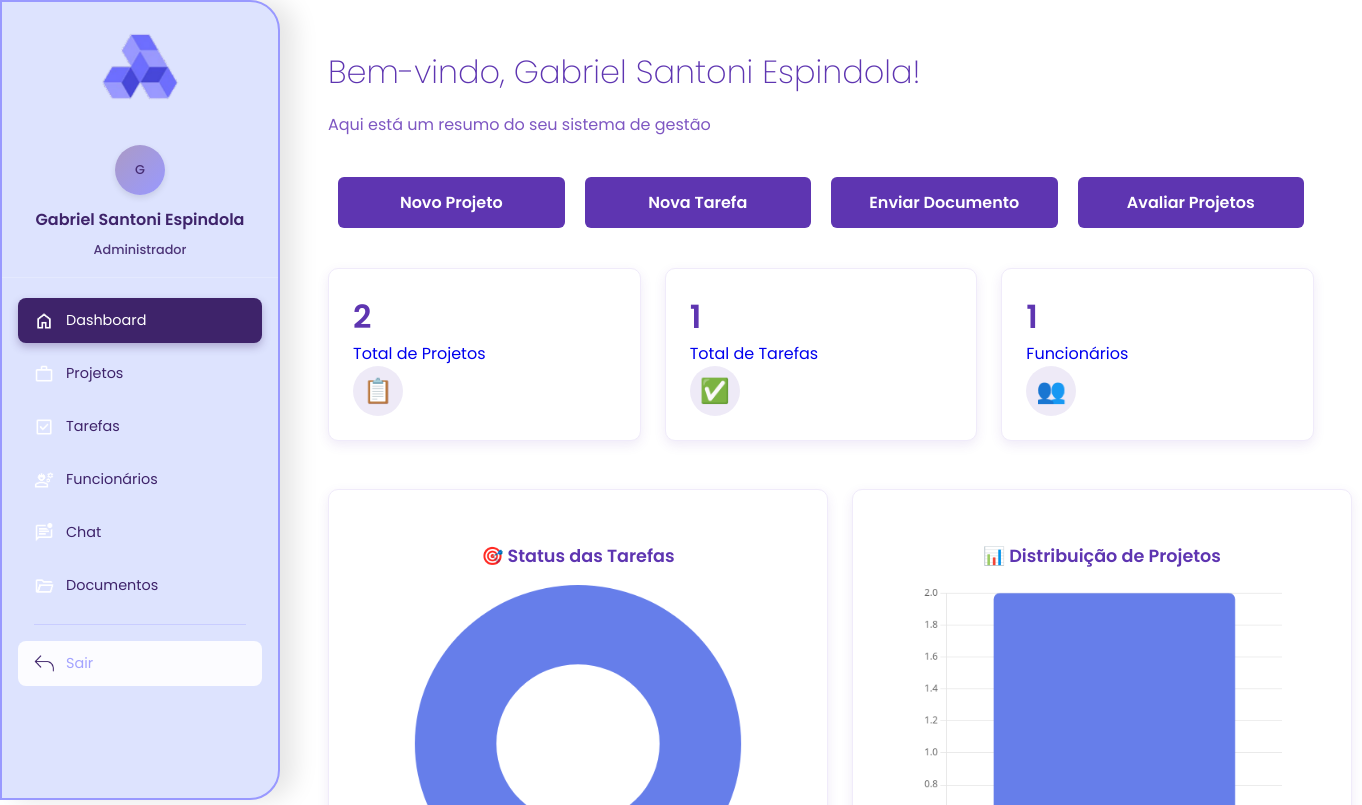
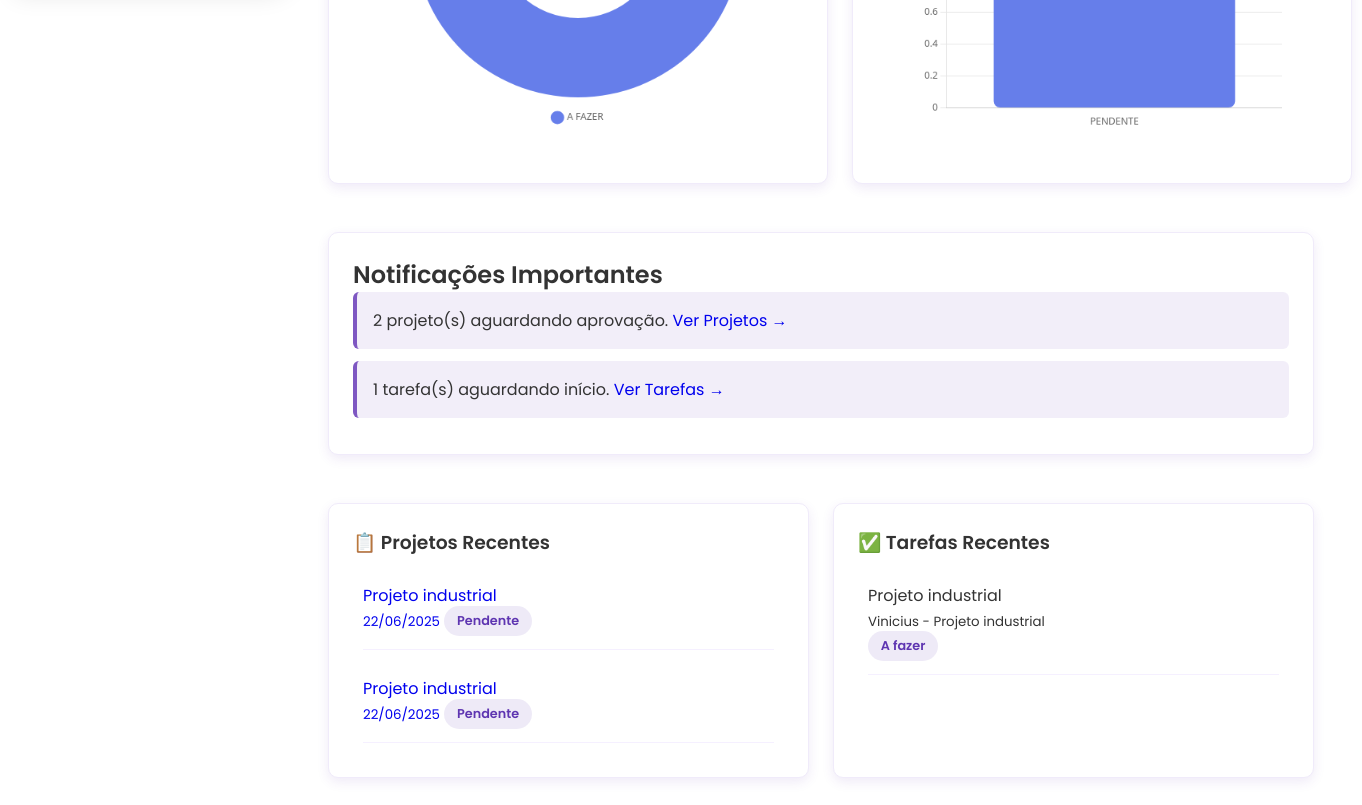
The app's page /gestor/dashboard_gestor.php (signed in), older data (2 pictures, top to bottom).
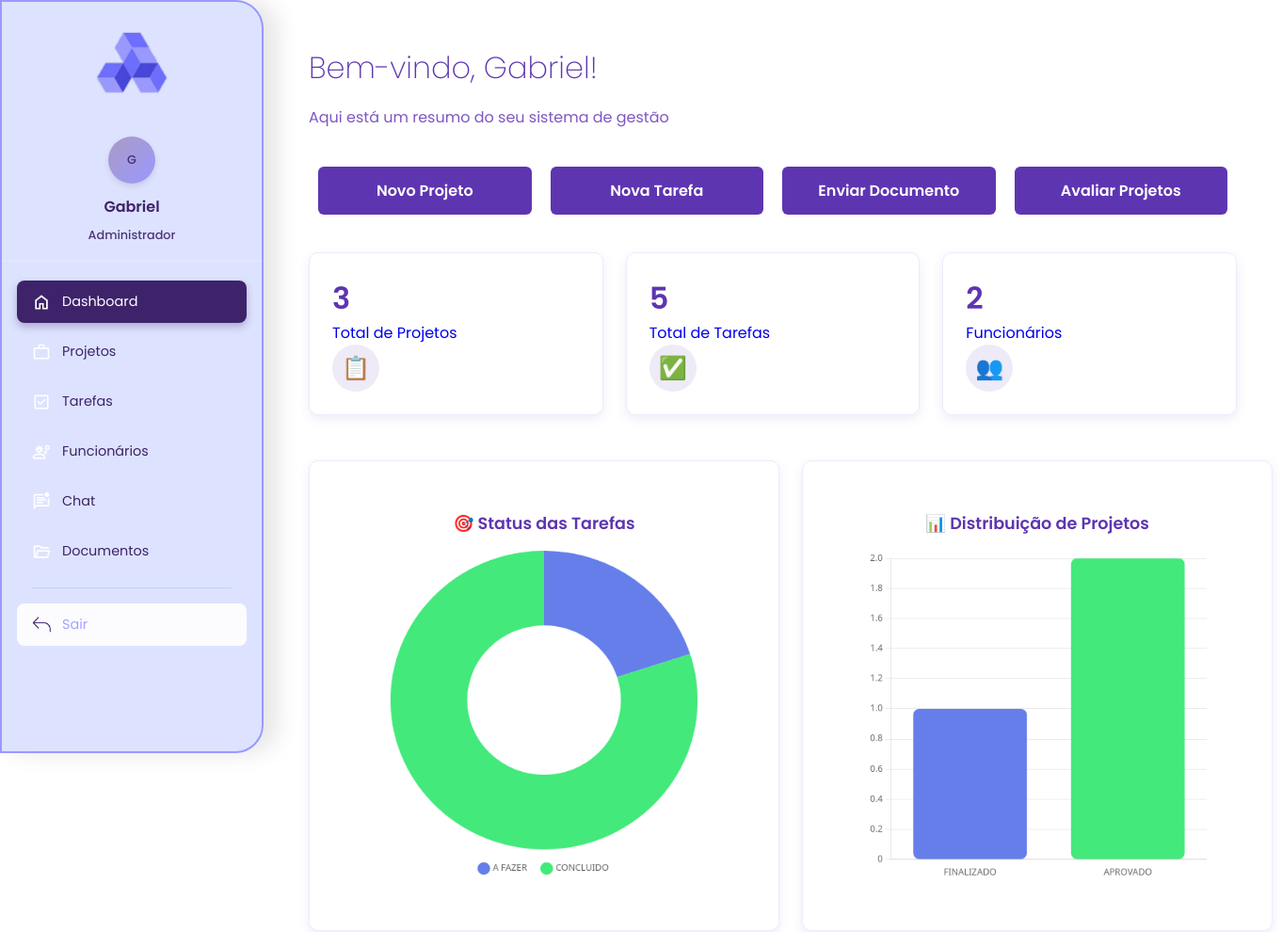
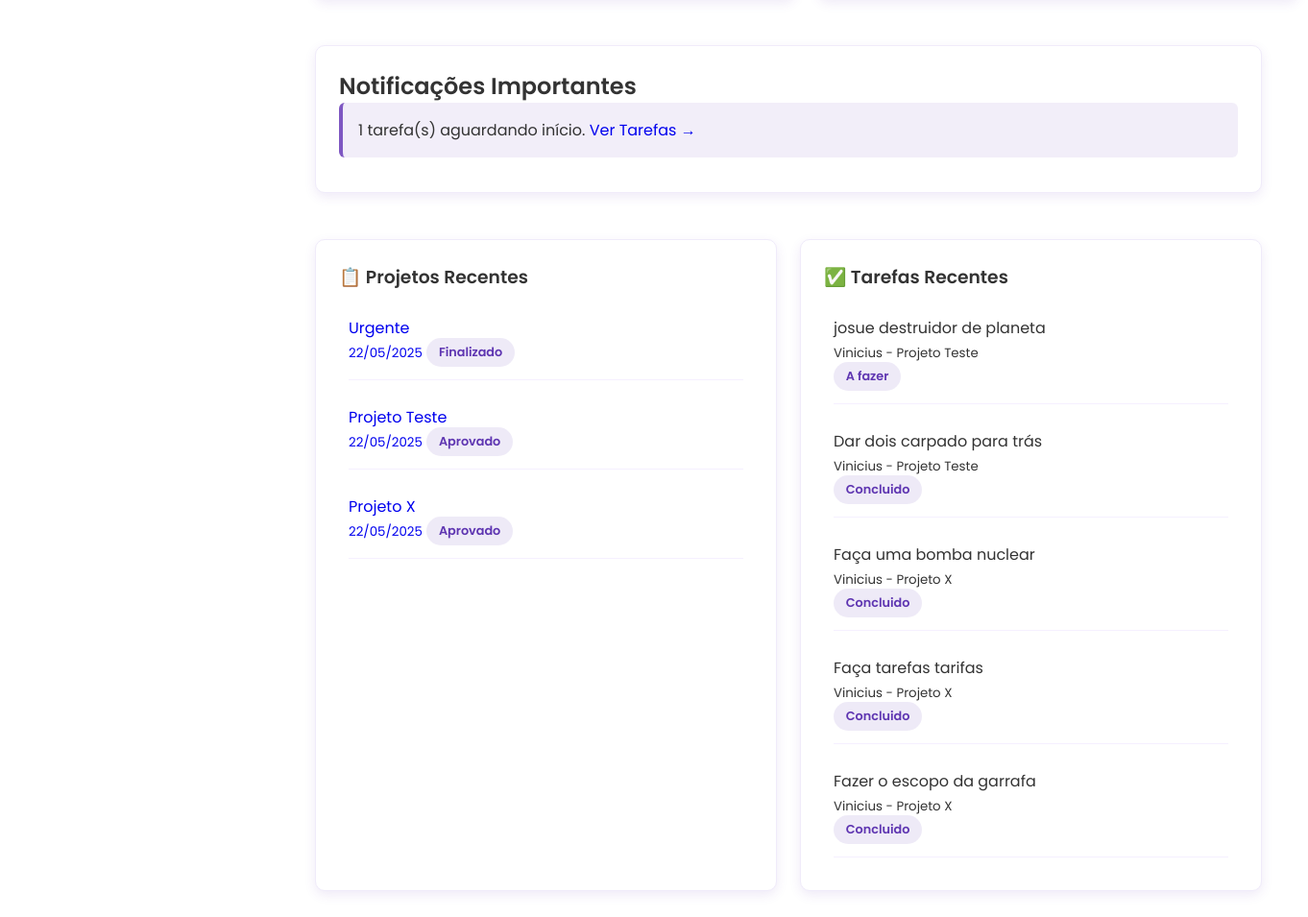
The same page, newer data (2 pictures, top to bottom).
### tables this page shows
CREATE TABLE `projetos` (
  `id` int(11) NOT NULL,
  `titulo` varchar(150) NOT NULL,
  `descricao` text DEFAULT NULL,
  `status` enum('em_andamento','finalizado','aprovado','ajustes') DEFAULT 'em_andamento',
  `cliente_id` int(11) DEFAULT NULL,
  `criado_em` datetime DEFAULT current_timestamp()
);

CREATE TABLE `tarefas` (
  `id` int(11) NOT NULL,
  `titulo` varchar(100) NOT NULL,
  `descricao` text DEFAULT NULL,
  `status` enum('a_fazer','em_progresso','concluido') DEFAULT 'a_fazer',
  `projeto_id` int(11) DEFAULT NULL,
  `funcionario_id` int(11) DEFAULT NULL,
  `criado_em` datetime DEFAULT current_timestamp()
);

CREATE TABLE `usuarios` (
  `id` int(11) NOT NULL,
  `nome` varchar(100) NOT NULL,
  `email` varchar(100) NOT NULL,
  `senha` varchar(255) NOT NULL,
  `tipo` enum('cliente','funcionario','admin') NOT NULL,
  `criado_em` datetime DEFAULT current_timestamp()
);

### gestor/dashboard_gestor.php (the view, shortened to what this page needs)
<?php
include '../conexao.php';
class DashboardData
{
    private $conn;
    public function __construct($connection)
    {
        $this->conn = $connection;
    }
    public function getProjectsData()
{
    $query = "SELECT status, COUNT(*) AS total FROM projetos WHERE status IN ('pendente', 'aprovado', 'em_andamento', 'finalizado', 'ajustes') GROUP BY status";
    $result = $this->conn->query($query);
    $data = [];
    while ($row = $result->fetch_assoc()) {
        $data[$row['status']] = $row['total'];
    }
    return $data;
}
    public function getTasksData()
    {
        $query = "SELECT status, COUNT(*) AS total FROM tarefas GROUP BY status";
        $result = $this->conn->query($query);
        $data = [];
        while ($row = $result->fetch_assoc()) {
            $data[$row['status']] = $row['total'];
        }
        return $data;
    }
    public function getUserCounts()
    {
        $funcionarios = $this->conn->query("SELECT COUNT(*) AS total FROM usuarios WHERE tipo = 'funcionario'")->fetch_assoc()['total'];
        $clientes = $this->conn->query("SELECT COUNT(*) AS total FROM usuarios WHERE tipo = 'cliente'")->fetch_assoc()['total'];
        return ['funcionarios' => $funcionarios, 'clientes' => $clientes];
    }
    public function getNotifications()
    {
        $projPendentes = $this->conn->query("SELECT COUNT(*) AS total FROM projetos WHERE status = 'pendente'")->fetch_assoc()['total'] ?? 0;
        $tarefasUrgentes = $this->conn->query("SELECT COUNT(*) AS total FROM tarefas WHERE status = 'a_fazer'")->fetch_assoc()['total'] ?? 0;
        $novosDocs = $this->conn->query("SELECT COUNT(*) AS total FROM uploads WHERE enviado_em >= NOW() - INTERVAL 3 DAY")->fetch_assoc()['total'] ?? 0;
        return [
            'projetos_pendentes' => $projPendentes,
            'tarefas_urgentes' => $tarefasUrgentes,
            'novos_documentos' => $novosDocs
        ];
    }
    public function getRecentProjects($limit = 5)
    {
        $query = "SELECT id, titulo, status, criado_em FROM projetos ORDER BY criado_em DESC LIMIT ?";
        $stmt = $this->conn->prepare($query);
        $stmt->bind_param("i", $limit);
        $stmt->execute();
        return $stmt->get_result();
    }
    public function getRecentTasks($limit = 5)
    {
        $query = "
            SELECT t.id, t.titulo, t.status, u.nome AS funcionario, p.titulo AS projeto
            FROM tarefas t
            LEFT JOIN usuarios u ON t.funcionario_id = u.id
            LEFT JOIN projetos p ON t.projeto_id = p.id
            ORDER BY t.criado_em DESC LIMIT ?
        ";
        $stmt = $this->conn->prepare($query);
        $stmt->bind_param("i", $limit);
        $stmt->execute();
        return $stmt->get_result();
    }
}
$dashboard = new DashboardData($conn);
$dadosProjetos = $dashboard->getProjectsData();
$dadosTarefas = $dashboard->getTasksData();
$dadosUsuarios = $dashboard->getUserCounts();
$notificacoes = $dashboard->getNotifications();
$projetosRecentes = $dashboard->getRecentProjects();
$tarefasRecentes = $dashboard->getRecentTasks();
?>
<!DOCTYPE html>
<html lang="pt-BR">
<head>
    <link rel="stylesheet" href="css/gestor.css">
</head>
<body>
        <?php include 'sidebar.php'; ?>
    <main class="main-content">
        <div class="header">
            <h1>Bem-vindo, <?= htmlspecialchars($_SESSION['usuario_nome']) ?>!</h1>
            <p>Aqui está um resumo do seu sistema de gestão</p>
        </div>
        <div class="quick-actions">
            <div class="action-grid">
                <a href="projetos/criar_projeto.php" class="action-btn">
                    Novo Projeto
                </a>
                <a href="tarefas/criar_tarefa.php" class="action-btn">
                    Nova Tarefa
                </a>
                <a href="documentos/enviar_documento.php" class="action-btn">
                    Enviar Documento
                </a>
                <a href="projetos/avaliar_projetos.php" class="action-btn">
                    Avaliar Projetos
                </a>
            </div>
        </div>
        <div class="stats-grid">
            <a href="projetos/listar_projetos.php" class="stat-card">
                <div class="stat-header">
                    <div>
                        <div class="stat-number"><?= array_sum($dadosProjetos) ?></div>
                        <div class="stat-label">Total de Projetos</div>
                    </div>
                    <div class="stat-icon projects">📋</div>
                </div>
            </a>
            <a href="tarefas/listar_tarefas.php" class="stat-card">
                <div class="stat-header">
                    <div>
                        <div class="stat-number"><?= array_sum($dadosTarefas) ?></div>
                        <div class="stat-label">Total de Tarefas</div>
                    </div>
                    <div class="stat-icon tasks">✅</div>
                </div>
            </a>
            <a href="usuarios/funcionarios.php" class="stat-card">
                <div class="stat-header">
                    <div>
                        <div class="stat-number"><?= $dadosUsuarios['funcionarios'] ?></div>
                        <div class="stat-label">Funcionários</div>
                    </div>
                    <div class="stat-icon users">👥</div>
                </div>
            </a>
        </div>
        <div class="charts-grid">
            <div class="chart-card">
                <h3>🎯 Status das Tarefas</h3>
                <canvas id="statusTarefasChart"></canvas>
            </div>
            <div class="chart-card">
                <h3>📊 Distribuição de Projetos</h3>
                <canvas id="statusProjetosChart"></canvas>
            </div>
        </div>
        <?php if ($notificacoes['projetos_pendentes'] > 0 || $notificacoes['tarefas_urgentes'] > 0 || $notificacoes['novos_documentos'] > 0): ?>
            <div class="notifications">
                <h2>Notificações Importantes</h2>
                <?php if ($notificacoes['projetos_pendentes'] > 0): ?>
                    <div class="notification-item urgent">
                        <span><strong><?= $notificacoes['projetos_pendentes'] ?></strong> projeto(s) aguardando
                            aprovação.</span>
                        <a href="projetos/listar_projetos.php?status=pendente" class="notification-link">Ver Projetos →</a>
                    </div>
                <?php endif; ?>
                <?php if ($notificacoes['tarefas_urgentes'] > 0): ?>
                    <div class="notification-item">
                        <span><strong><?= $notificacoes['tarefas_urgentes'] ?></strong> tarefa(s) aguardando início.</span>
                        <a href="tarefas/listar_tarefas.php?status=a_fazer" class="notification-link">Ver Tarefas →</a>
                    </div>
                <?php endif; ?>
            </div>
        <?php endif; ?>
        <div class="recent-grid">
            <div class="recent-section">
                <h3>📋 Projetos Recentes</h3>
                <?php while ($projeto = $projetosRecentes->fetch_assoc()): ?>
                    <div class="recent-item">
                    <a href="projetos/listar_projetos.php?id=<?= $projeto['id'] ?>">
                            <strong><?= htmlspecialchars($projeto['titulo']) ?></strong>
                            <br><small><?= date('d/m/Y', strtotime($projeto['criado_em'])) ?></small>
                       <span class="status-badge <?= $projeto['status'] ?>"><?= ucfirst(str_replace('_', ' ', $projeto['status'])) ?></span>
                    </a>
                </div>
                <?php endwhile; ?>
            </div>
            <div class="recent-section">
                <h3>✅ Tarefas Recentes</h3>
                <?php while ($tarefa = $tarefasRecentes->fetch_assoc()): ?>
                    <div class="recent-item">
                        <div>
                            <strong><?= htmlspecialchars($tarefa['titulo']) ?></strong>
                            <br><small><?= htmlspecialchars($tarefa['funcionario'] ?? 'Não atribuído') ?> -
                                <?= htmlspecialchars($tarefa['projeto'] ?? 'Sem projeto') ?></small>
                        </div>
                        <span
                            class="status-badge <?= $tarefa['status'] ?>"><?= ucfirst(str_replace('_', ' ', $tarefa['status'])) ?></span>
                    </div>
                <?php endwhile; ?>
            </div>
        </div>
    </main>
</body>
</html>

### gestor/sidebar.php (shortened to what this page needs)
<?php
function getUserTypeName($type)
{
    $types = [
        'admin' => 'Administrador',
        'funcionario' => 'Funcionário',
        'cliente' => 'Cliente'
    ];
    return $types[$type] ?? 'Usuário';
}
function getCurrentDepth()
{
    $currentPath = $_SERVER['REQUEST_URI'];
    $pathParts = explode('/', trim($currentPath, '/'));
    $pathParts = array_filter($pathParts);
    $augebitIndex = array_search('augebit', $pathParts);
    if ($augebitIndex !== false) {
        return count($pathParts) - $augebitIndex - 1;
    }
    return 0;
}
$depth = getCurrentDepth();
$basePath = str_repeat('../', $depth) . 'augebit/gestor/';
$assetsPath = str_repeat('../', $depth) . 'augebit/assets/';
$navigation = [
    'all' => [
        [
            'icon' => 'icones/Dashboard.png',
            'label' => 'Dashboard',
            'url' => $basePath . 'dashboard_gestor.php',
            'active' => basename($_SERVER['PHP_SELF']) === 'dashboard_gestor.php'
        ],
        [
            'icon' => 'icones/projetos.png',
            'label' => 'Projetos',
            'url' => $basePath . 'projetos/listar_projetos.php',
            'active' => strpos($_SERVER['PHP_SELF'], 'projetos') !== false
        ],
        [
            'icon' => 'icones/NovaTarefa.png',
            'label' => 'Tarefas',
            'url' => $basePath . 'tarefas/tarefas.php',
            'active' => strpos($_SERVER['PHP_SELF'], 'tarefas') !== false
        ],
        [
            'icon' => 'icones/funcionarios.png',
            'label' => 'Funcionários',
            'url' => $basePath . 'usuarios/funcionarios.php',
            'active' => strpos($_SERVER['PHP_SELF'], 'funcionarios') !== false
        ],
        [
            'icon' => 'icones/chat.png',
            'label' => 'Chat',
            'url' => $basePath . 'chat.php',
            'active' => basename($_SERVER['PHP_SELF']) === 'chat.php'
        ],
        [
            'icon' => 'icones/documentos.png',
            'label' => 'Documentos',
            'url' => $basePath . 'documentos/visualizar_documentos.php',
            'active' => strpos($_SERVER['PHP_SELF'], 'documentos') !== false
        ]
    ],
];
$userType = $_SESSION['usuario_tipo'] ?? 'cliente';
$navItems = array_merge(
    $navigation['all'] ?? [],
    $navigation[$userType] ?? []
);
?>
<nav class="sidebar" id="sidebar">
    <div class="logo">
        <img src="<?= $assetsPath ?>img/augebit.logo.png" alt="Logo" class="logo-img">
    </div>
    <div class="user-info">
        <div class="user-avatar">
            <span><?= strtoupper(substr($_SESSION['usuario_nome'] ?? 'U', 0, 1)) ?></span>
        </div>
        <h3><?= htmlspecialchars($_SESSION['usuario_nome'] ?? 'Usuário') ?></h3>
        <span><?= getUserTypeName($userType) ?></span>
    </div>
    <ul class="nav-menu">
        <?php foreach ($navItems as $item): ?>
            <li class="nav-item">
                <a href="<?= htmlspecialchars($item['url']) ?>" class="nav-link <?= $item['active'] ? 'active' : '' ?>"
                    title="<?= htmlspecialchars($item['label']) ?>" data-url="<?= htmlspecialchars($item['url']) ?>">
                    <span class="nav-icon">
                        <img src="<?= $assetsPath ?>img/<?= $item['icon'] ?>" alt="<?= htmlspecialchars($item['label']) ?>"
                            onerror="this.src='<?= $assetsPath ?>img/icones/default.png'">
                    </span>
                    <span class="nav-text"><?= htmlspecialchars($item['label']) ?></span>
                </a>
            </li>
        <?php endforeach; ?>
        <li class="nav-item nav-separator">
            <hr>
        </li>
        <li class="nav-item">
            <a href="<?= str_repeat('../', $depth) ?>augebit/index.php" class="nav-link nav-logout"
                title="Sair do Sistema">
                <span class="nav-icon">
                    <img src="<?= $assetsPath ?>img/icones/sair.png" alt="Sair"
                        onerror="this.src='<?= $assetsPath ?>img/sair.png'">
                </span>
                <span class="nav-text">Sair</span>
            </a>
        </li>
    </ul>
</nav>

### gestor/css/gestor.css (style rules this page uses)
* { margin: 0; padding: 0; box-sizing: border-box; font-family: 'Poppins', sans-serif; font-weight: 450; }
a { text-decoration: none; }
body { background-color: #ffffff; color: #333333; }
h1, h2, h3, h4 { font-weight: 600; font-family:'Poppins' }
.sidebar { position: fixed; top: 0; left: 0; bottom: 0; width: 280px; background: #5e35b1; color: white; padding: 1.5rem 0; overflow-y: auto; z-index: 1000; }
.main-content { margin-left: 280px; padding: 3rem; min-height: 100vh; background-color: #ffffff; }
.header h1 { color: #5e35b1; font-size: 2rem; margin-bottom: 1rem; font-family: 'Poppins'; font-weight: 200; }
.header p { color: #7e57c2; font-size: 1rem; margin-bottom: 20px; }
.stats-grid { display: grid; grid-template-columns: repeat(3, 1fr); gap: 1.5rem; margin-bottom: 3rem; }
.stat-card { background: #ffffff; border-radius: 10px; padding: 1.5rem; box-shadow: 0 4px 12px rgba(94, 53, 177, 0.1); border: 1px solid #f0ebfa; transition: all 0.3s ease; }
.stat-number { font-size: 2rem; color: #5e35b1; font-weight: bold; }
.stat-icon { background: rgba(94, 53, 177, 0.1); color: #5e35b1; width: 50px; height: 50px; border-radius: 50%; display: flex; align-items: center; justify-content: center; font-size: 1.5rem; }
.charts-grid { display: grid; grid-template-columns: repeat(3, 1fr); gap: 1.5rem; margin-bottom: 3rem; }
.chart-card { background: #ffffff; border-radius: 10px; padding: 1.5rem; box-shadow: 0 4px 12px rgba(94, 53, 177, 0.1); border: 1px solid #f0ebfa; width: 500px; height: 500px; min-height: 320px; display: flex; flex-direction: column; align-items: center; justify-content: center; }
.chart-card h3 { color: #5e35b1; margin-bottom: 1rem; font-size: 1.1rem; }
.chart-card canvas { height: 350px !important; width: 80% !important; }
.notifications { background: #ffffff; border-radius: 10px; padding: 1.5rem; margin-bottom: 3rem; box-shadow: 0 4px 12px rgba(94, 53, 177, 0.1); border: 1px solid #f0ebfa; }
.notification-item { background: rgba(126, 87, 194, 0.1); border-left: 4px solid #7e57c2; padding: 1rem; margin-bottom: 0.75rem; border-radius: 6px; }
.recent-grid { display: grid; grid-template-columns: repeat(2, 1fr); gap: 1.5rem; margin-bottom: 3rem; }
.recent-section { background: #ffffff; border-radius: 10px; padding: 1.5rem; box-shadow: 0 4px 12px rgba(94, 53, 177, 0.1); border: 1px solid #f0ebfa; }
.recent-item { padding: 1rem 0; margin: 10px; border-bottom: 1px solid #f5f0ff; }
.status-badge { background: rgba(94, 53, 177, 0.1); color: #5e35b1; padding: 0.4rem 0.8rem; border-radius: 20px; font-size: 0.8rem; font-weight: 600; }
.action-grid { display: flex; margin: 30px 0px; }
.action-btn { background: #5e35b1; color: white; border: none; padding: 0.8rem 1rem; width: 300px; margin: 10px; border-radius: 6px; text-align: center; font-weight: 600; transition: all 0.3s; text-decoration: none; display: block; }

Row changes from the older to the newer data that the page shows:
removed tarefas: titulo "Projeto industrial", funcionario.nome "Vinicius", projeto.titulo "Projeto industrial", status "A fazer"
added projetos: titulo "Urgente", criado_em "22/05/2025", status "Finalizado"
changed projetos: titulo "Projeto industrial" → "Projeto Teste"; criado_em "22/06/2025" → "22/05/2025"; status "Pendente" → "Aprovado"
changed projetos: titulo "Projeto industrial" → "Projeto X"; criado_em "22/06/2025" → "22/05/2025"; status "Pendente" → "Aprovado"
added tarefas: titulo "josue destruidor de planeta", funcionario.nome "Vinicius", projeto.titulo "Projeto Teste", status "A fazer"
added tarefas: titulo "Dar dois carpado para trás", funcionario.nome "Vinicius", projeto.titulo "Projeto Teste", status "Concluido"
added tarefas: titulo "Faça uma bomba nuclear", funcionario.nome "Vinicius", projeto.titulo "Projeto X", status "Concluido"
added tarefas: titulo "Faça tarefas tarifas", funcionario.nome "Vinicius", projeto.titulo "Projeto X", status "Concluido"
added tarefas: titulo "Fazer o escopo da garrafa", funcionario.nome "Vinicius", projeto.titulo "Projeto X", status "Concluido"
Text that changed along with them:
$_SESSION['usuario_nome']: "Gabriel Santoni Espindola" → "Gabriel"
array_sum($dadosProjetos): "2" → "3"
array_sum($dadosTarefas): "1" → "5"
$dadosUsuarios['funcionarios']: "1" → "2"
chart data {{ json_encode($taxaConclusaoData) }}: [{"status":"a_fazer","total":"1"}] → [{"status":"a_fazer","total":"1"},{"status":"concluido","total":"4"}]
chart data {{ json_encode($dadosProjetos) }}: {"pendente":"2"} → {"finalizado":"1","aprovado":"2"}
$notificacoes['projetos_pendentes']: "2" → (not shown)
text no longer shown: "projeto(s) aguardando aprovação. Ver Projetos →"
